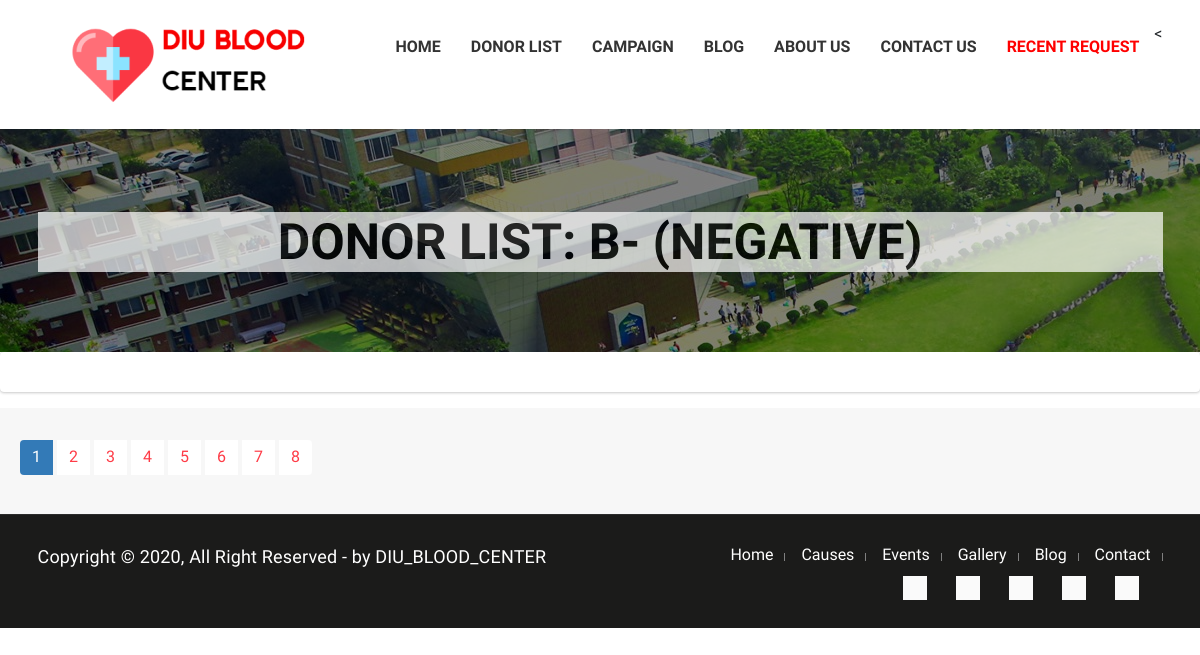
Page /b_neg.php on the earlier database version.
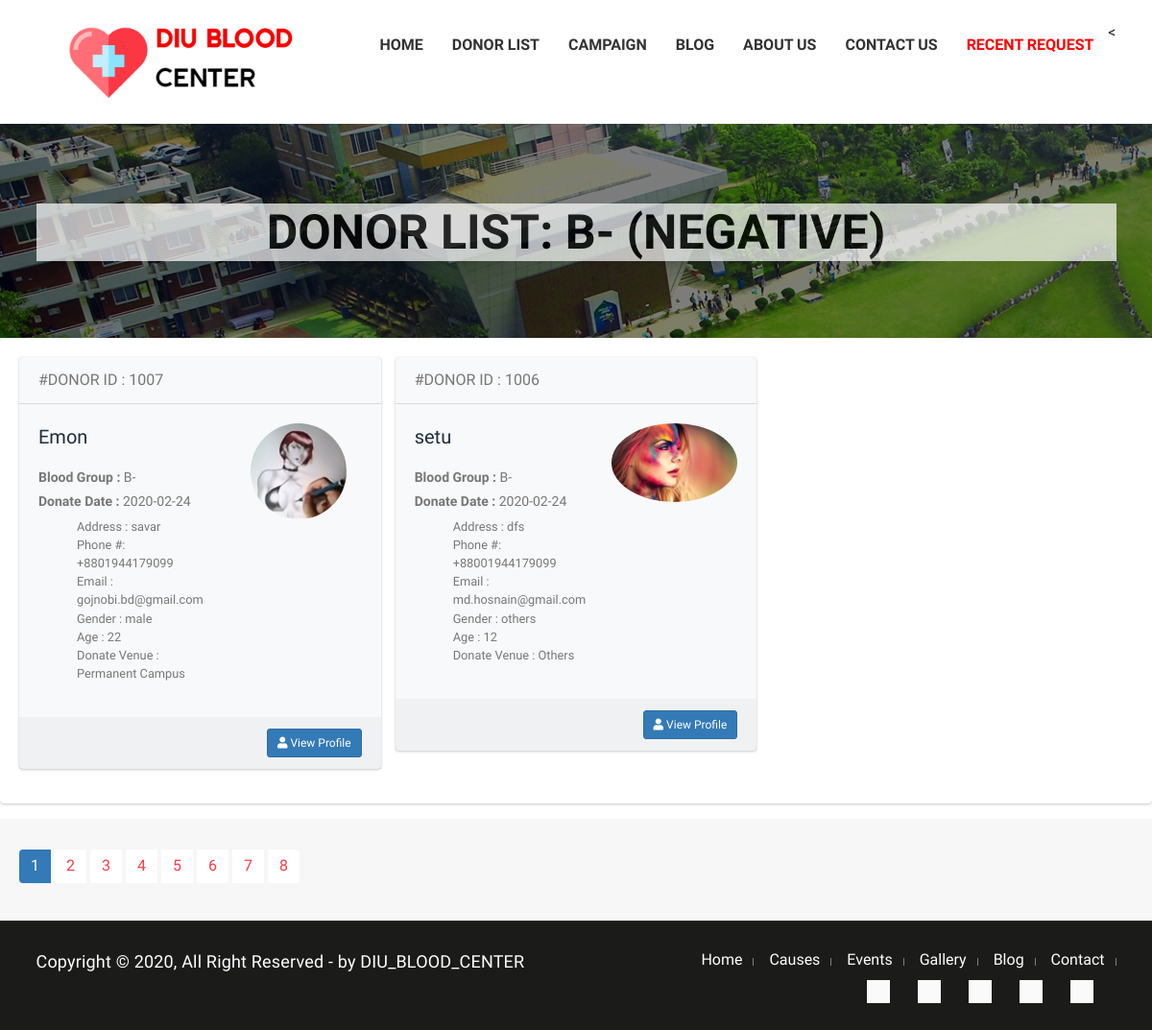
Same page on the later database version.
### tables this page shows
CREATE TABLE `donor_list` (
  `id` int(11) NOT NULL,
  `name` varchar(255) NOT NULL,
  `blood_group` varchar(33) NOT NULL,
  `age` varchar(44) NOT NULL,
  `gender` varchar(22) NOT NULL,
  `phone` varchar(22) NOT NULL,
  `email` varchar(222) NOT NULL,
  `address` text NOT NULL,
  `image` varchar(222) NOT NULL
);

CREATE TABLE `donate` (
  `id` int(11) NOT NULL,
  `user_id` int(50) NOT NULL,
  `date` varchar(33) NOT NULL,
  `venue` varchar(100) NOT NULL
);

### b_neg.php (the view, shortened to what this page needs)
<?php
$con = connect_db();
$sql = "SELECT donor_list.*, donate.date , donate.venue FROM donor_list JOIN donate on donor_list.id = donate.user_id WHERE donor_list.id= donate.user_id AND donor_list.blood_group = 'B-' ORDER BY donate.user_id DESC";
$result = mysqli_query($con, $sql);
?>
<!DOCTYPE html>
<html lang="en">
<head>
    <link rel="stylesheet" href="asset/css/bootstrap.min.css" />
    <link href="asset/css/font-awesome.min.css" rel="stylesheet" type="text/css">
    <link href="asset/css/animate.css" rel="stylesheet" type="text/css">
    <link href="asset/css/owl.carousel.css" rel="stylesheet" type="text/css">
    <link href="asset/css/venobox.css" rel="stylesheet" type="text/css">
    <link rel="stylesheet" href="asset/css/styles.css" />
    <link rel="stylesheet" href="asset/fonts/fontawesome-free/css/all.min.css">
    <link rel="stylesheet" href="https://code.ionicframework.com/ionicons/2.0.1/css/ionicons.min.css">
    <link rel="stylesheet" href="asset/extra_css/adminlte.css">
</head>
<body>
 <header class="main-header clearfix stuck" data-sticky_header="true">
        <section class="header-wrapper navgiation-wrapper">
            <div class="navbar navbar-default">
                <div class="container">
                    <div class="navbar-header">
                        <a class="logo" href="http://localhost/DIU/"><img alt="" src="asset/images/logo.png"> </a>
                    </div>
                    <div class="navbar-collapse collapse">
                        <ul class="nav navbar-nav navbar-right">
                            <li class="drop">
                                <a href="http://localhost/DIU/" title="Home Layout 01">Home</a>
                            </li>
                            <li class="drop"><a href="#">DONOR LIST</a>
                            </li>
                            < <li>
                                <a href="http://localhost/DIU/campaigns.php">Campaign</a>
                            </li>
                            <li><a href="http://localhost/DIU/blogs.php" title="About Us">Blog</a></li>
                            <li><a href="http://localhost/DIU/about.php" title="About Us">About Us</a></li>
                            <li><a href="http://localhost/DIU/contact.php">Contact US</a></li>
                            <li id="blink">
                               <a href="http://localhost/DIU/recent_request.php">
                                    <font color="red"><b>Recent Request</b></font>
                                </a>
                            </li>
                        </ul>
                    </div>
                </div>
            </div>
        </section>
 </header>
    <section class="page-header">
        <div class="container">
            <div class="row">
                <div class="col-sm-12 text-center">
                    <h3>
                        DONOR LIST: B- (Negative)
                    </h3>
                </div>
            </div>
        </div>
    </section>
    <section class="content">
        <div class="card card-solid">
            <div class="card-body">
                <div class="row d-flex align-items-stretch">
                <?php while($row = mysqli_fetch_assoc($result)) { ?>
                    <div class="col-12 col-sm-6 col-md-4 d-flex align-items-stretch">
                        <div class="card bg-light">
                            <div class="card-header text-muted border-bottom-0">
                                #DONOR ID : <?php echo $row['id'] ; ?>
                            </div>
                            <div class="card-body pt-0">
                                <div class="row">
                                    <div class="col-7">
                                        <h2 class="lead"><b> <?php echo $row['name'] ; ?></b></h2>
                                        <h4 class="text-muted text-sm"><b>Blood Group : </b><?php echo $row['blood_group'] ; ?> </h4>
                                        <h4 class="text-muted text-sm"><b>Donate  Date : </b><?php echo $row['date'] ; ?> </h4>
                                        <ul class="ml-4 mb-0 fa-ul text-muted">
                                            <li class="small"><span class="fa-li"></i></span> Address : <?php echo $row['address'] ; ?></li>
                                            <li class="small"><span class="fa-li"></i></span> Phone #:<?php echo $row['phone'] ; ?></b></li>
                                            <li class="small"><span class="fa-li"></i></span> Email : <?php echo $row['email'] ; ?></li>
                                            <li class="small"><span class="fa-li"></i></span> Gender : <?php echo $row['gender'] ; ?></li>
                                            <li class="small"><span class="fa-li"></i></span> Age : <?php echo $row['age'] ; ?></li>
                                            <li class="small"><span class="fa-li"></i></span> Donate Venue : <?php echo $row['venue'] ; ?></li>
                                        </ul>
                                    </div>
                                    <div class="col-5 text-center">
                                        <img src="<?php echo "admin/"; echo $row['image']; ?>" alt="" class="img-circle img-fluid">
                                    </div>
                                </div>
                            </div>
                            <div class="card-footer">
                                <div class="text-right">
                                    <a href="#" class="btn btn-sm btn-primary">
                                        <i class="fas fa-user"></i> View Profile
                                    </a>
                                </div>
                            </div>
                        </div>
                    </div>
                <?php } ?>
                    </div>
                    </div>
                </div>
            <div class="card-footer">
                <nav aria-label="Contacts Page Navigation">
                    <ul class="pagination justify-content-center m-0">
                        <li class="page-item active"><a class="page-link" href="#">1</a></li>
                        <li class="page-item"><a class="page-link" href="#">2</a></li>
                        <li class="page-item"><a class="page-link" href="#">3</a></li>
                        <li class="page-item"><a class="page-link" href="#">4</a></li>
                        <li class="page-item"><a class="page-link" href="#">5</a></li>
                        <li class="page-item"><a class="page-link" href="#">6</a></li>
                        <li class="page-item"><a class="page-link" href="#">7</a></li>
                        <li class="page-item"><a class="page-link" href="#">8</a></li>
                    </ul>
                </nav>
            </div>
    </section>
    <footer>
        <section class="footer-contents">
            <div class="container">
                <div class="row clearfix">
                    <div class="col-md-6 col-sm-12">
                        <p class="copyright-text"> Copyright © 2020, All Right Reserved - by DIU_BLOOD_CENTER </p>
                    </div>
                    <div class="col-md-6 col-sm-12 text-right">
                        <div class="footer-nav">
                            <nav>
                                <ul>
                                    <li>
                                        <a href="index.html">Home</a>
                                    </li>
                                    <li>
                                        <a href="#">Causes</a>
                                    </li>
                                    <li>
                                        <a href="donate.html">Events</a>
                                    </li>
                                    <li>
                                        <a href="blog-with-sidebar.html">Gallery</a>
                                    </li>
                                    <li>
                                        <a href="campaign-grid.html">Blog</a>
                                    </li>
                                    <li>
                                        <a href="contact.html">Contact</a>
                                    </li>
                                    <li>
                                        <div class="top-bar-social">
                                            <a href="#"><i class="fa fa-facebook"></i></a>
                                            <a href="#"><i class="fa fa-twitter"></i></a>
                                            <a href="#"><i class="fa fa-google-plus"></i></a>
                                            <a href="#"><i class="fa fa-instagram"></i></a>
                                            <a href="#"><i class="fa fa-youtube"></i></a>
                                    </li>
                        </div>
                    </div>
                </div>
            </div>
        </section>
    </footer>
</body>
</html>

### b_neg.php (style rules this page uses)
#blink { animation: blink 1s linear infinite; }

Differences in the rows shown:
added donor_list: id "1007", name "Emon", blood_group "B-", donate.date "2020-02-24", address "savar", phone "+8801944179099", email "gojnobi.bd@gmail.com", gender "male", age "22", donate.venue "Permanent Campus", shows a picture
added donor_list: id "1006", name "setu", blood_group "B-", donate.date "2020-02-24", address "dfs", phone "+88001944179099", email "md.hosnain@gmail.com", gender "others", age "12", donate.venue "Others", shows a picture
